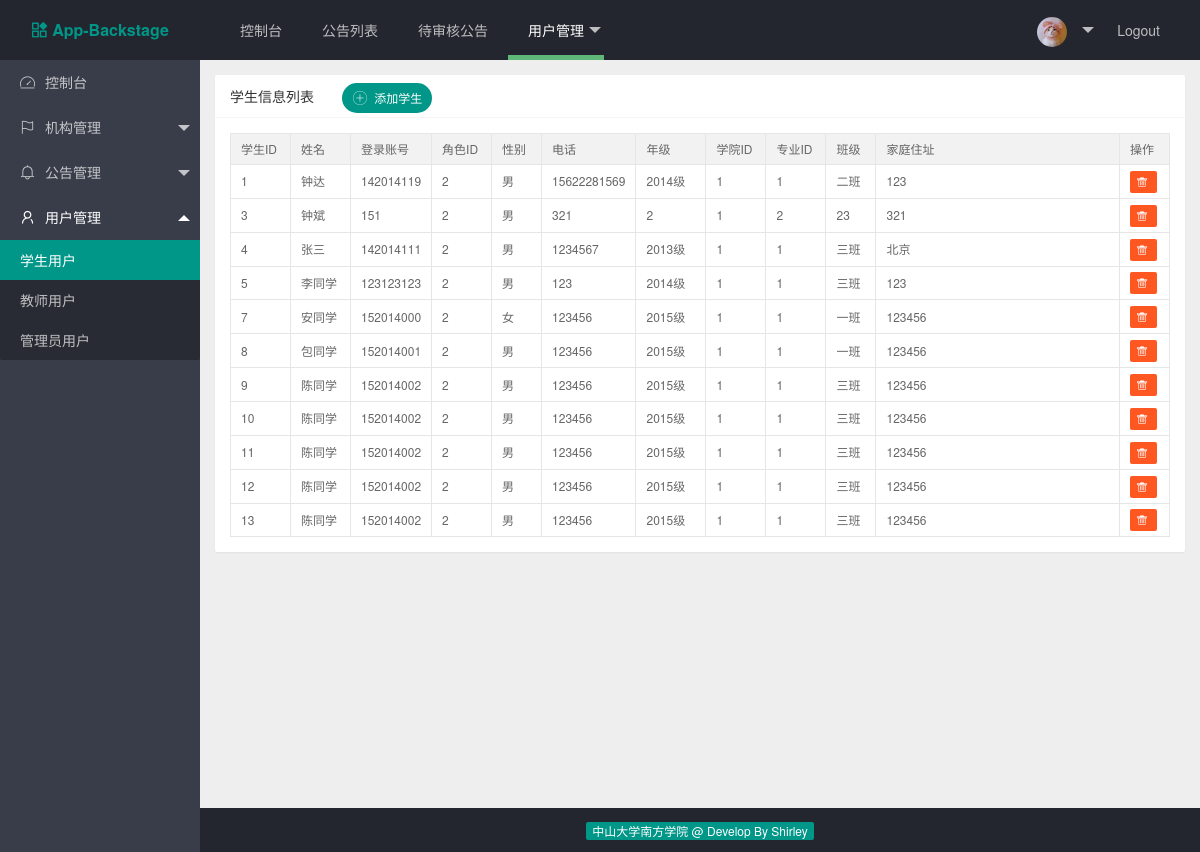
Page /index.php/web/user_mgt/student on the earlier database version.
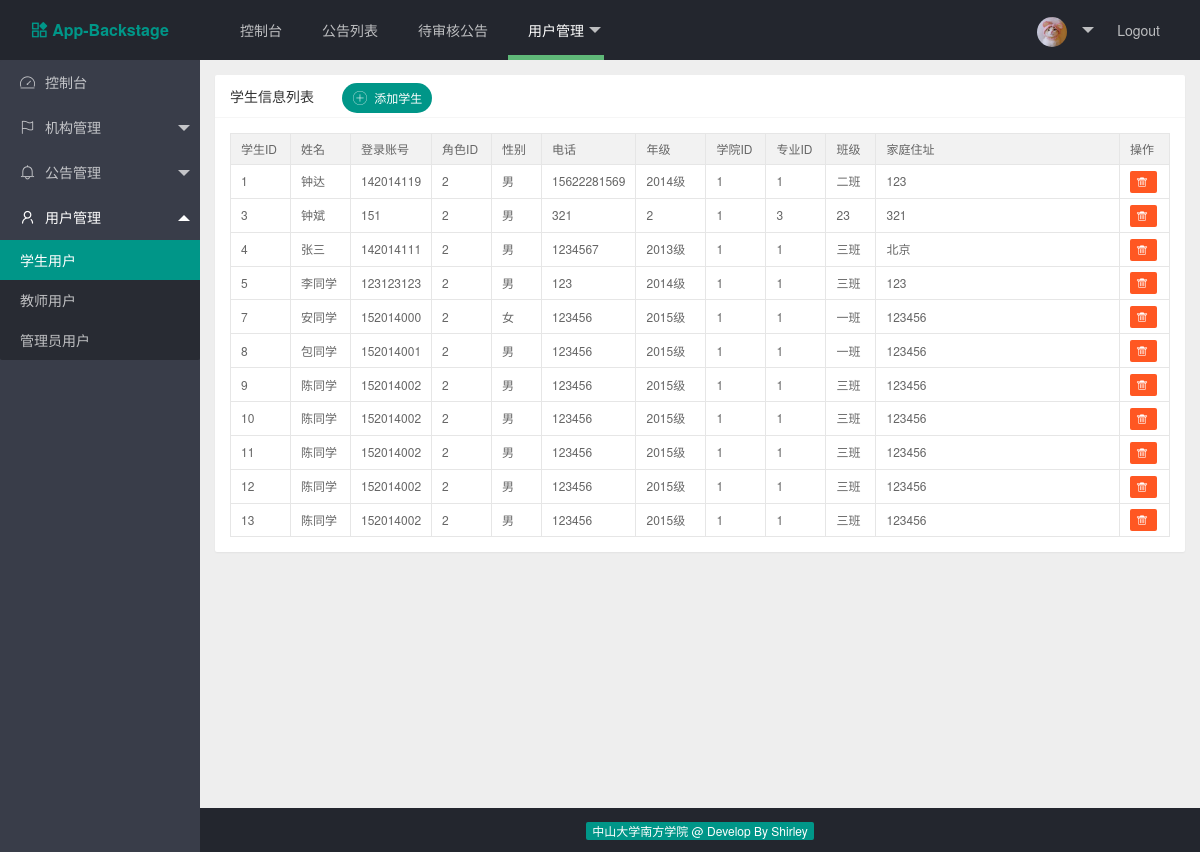
Same page on the later database version.
### tables this page shows
CREATE TABLE IF NOT EXISTS `stu_user_tb` (
  `stu_id` bigint(20) NOT NULL AUTO_INCREMENT COMMENT '学生用户ID',
  `role_id` int(11) NOT NULL DEFAULT '0' COMMENT '学生角色ID',
  `stu_account` varchar(50) NOT NULL DEFAULT '0' COMMENT '学号，为登录账号',
  `stu_password` varchar(50) NOT NULL DEFAULT '0' COMMENT '登录密码',
  `stu_name` varchar(50) NOT NULL DEFAULT '0' COMMENT '学生姓名',
  `stu_spell` varchar(50) NOT NULL DEFAULT '0' COMMENT '姓名拼音',
  `stu_sex` varchar(50) NOT NULL DEFAULT '0' COMMENT '学生性别',
  `stu_grade` varchar(50) NOT NULL DEFAULT '0' COMMENT '年级',
  `college_id` int(11) NOT NULL DEFAULT '0' COMMENT '学院Id',
  `major_id` int(11) NOT NULL DEFAULT '0' COMMENT '专业Id',
  `stu_class` varchar(50) NOT NULL DEFAULT '0' COMMENT '班级',
  `stu_phone` varchar(50) NOT NULL DEFAULT '0' COMMENT '电话',
  `stu_address` varchar(200) NOT NULL DEFAULT '0' COMMENT '家庭住址',
  PRIMARY KEY (`stu_id`)
);

### application/controllers/web/Student.php (called while the page is built, shortened)
<?php
class Student extends CI_Controller {
	public function view($page = 'student')
	{
		$data['college_option'] = $this->get_college_option();
		$data['major_option'] = $this->get_major_option();
		$data['student_list'] = $this->get_student();
		$this->load->view('common/header');
		$this->load->view('common/navbar');
		$this->load->view('common/sidebar');
		$this->load->view('student/student', $data);
		$this->load->view('common/footer');
	}
	public function get_college_option()
	{
		$this->load->model('web/college_model');
		$res = $this->college_model->get_college_option();
		return $res;
	}
	public function get_major_option()
	{
		$this->load->model('web/major_model');
		$res = $this->major_model->get_major_option();
		return $res;
	}
	public function get_student()
	{
		$this->load->model('web/student_model');
		$res = $this->student_model->get_student();
		return $res;
	}
}

### index.php (called while the page is built, shortened)
<?php
require_once BASEPATH.'core/CodeIgniter.php';

### application/models/web/Student_model.php (called while the page is built, shortened)
<?php
class Student_model extends CI_Model {
    public static $table_name = 'stu_user_tb';
    public function get_student()
    {
        $query_res = $this->db->get(self::$table_name);
        return $query_res->result_array();
    }
}

### application/views/student/student.php (the view, shortened to what this page needs)
<div class="layui-body layui-bg-gray" id="student">
    <div style="padding: 15px;" id="student">
        <div class="layui-card">
            <div class="layui-card-header">
                学生信息列表
                <button class="layui-btn layui-btn-radius layui-btn-sm" id="student_add_btn">
                    <i class="layui-icon">&#xe608;</i> 添加学生
                </button>
            </div>
            <div class="layui-card-body">
                <table class="layui-table" lay-size="sm">
                    <colgroup>
                        <col width="60">
                        <col width="60">
                        <col width="50">
                        <col width="60">
                        <col width="50">
                        <col width="70">
                        <col width="70">
                        <col width="60">
                        <col width="60">
                        <col width="50">
                        <col>
                        <col width="50">
                    </colgroup>
                    <thead>
                        <tr>
                            <th>学生ID</th>
                            <th>姓名</th>
                            <th>登录账号</th>
                            <th>角色ID</th>
                            <th>性别</th>
                            <th>电话</th>
                            <th>年级</th>
                            <th>学院ID</th>
                            <th>专业ID</th>
                            <th>班级</th>
                            <th>家庭住址</th>
                            <th>操作</th>
                        </tr>
                    </thead>
                    <tbody>
                        <?php foreach ($student_list as $student):?>
                            <tr>
                                <td><?php echo $student['stu_id'];?></td>
                                <td><?php echo $student['stu_name'];?></td>
                                <td><?php echo $student['stu_account'];?></td>
                                <td><?php echo $student['role_id'];?></td>
                                <td><?php echo $student['stu_sex'];?></td>
                                <td><?php echo $student['stu_phone'];?></td>
                                <td><?php echo $student['stu_grade'];?></td>
                                <td><?php echo $student['college_id'];?></td>
                                <td><?php echo $student['major_id'];?></td>
                                <td><?php echo $student['stu_class'];?></td>
                                <td><?php echo $student['stu_address'];?></td>
                                <td>
                                    <a href="<?php echo site_url('web/user_mgt/delete_student').'?stu_id='.$student['stu_id']; ?>" class="layui-btn layui-btn-danger layui-btn-xs">
                                        <i class="layui-icon">&#xe640;</i>
                                    </a>
                                </td>
                            </tr>
                        <?php endforeach;?>
                    </tbody>
                </table>
            </div>
        </div>
    </div>
</div>
<div id="addStudentMsgForm">
    <form class="layui-form" method="post" action="<?php echo site_url('web/user_mgt/add_student') ?>">
        <div class="layui-form-item">
            <label class="layui-form-label">学号</label>
            <div class="layui-input-block">
            </div>
        </div>
        <div class="layui-form-item">
            <label class="layui-form-label">密码</label>
            <div class="layui-input-block">
            </div>
        </div>
        <div class="layui-form-item">
            <label class="layui-form-label">姓名</label>
            <div class="layui-input-block">
            </div>
        </div>
        <div class="layui-form-item">
            <label class="layui-form-label">姓名拼音</label>
            <div class="layui-input-block">
            </div>
        </div>
        <div class="layui-form-item">
            <label class="layui-form-label">性别</label>
            <div class="layui-input-block">
            </div>
        </div>
        <div class="layui-form-item">
            <label class="layui-form-label">角色</label>
            <div class="layui-input-block">
            </div>
        </div>
        <div class="layui-form-item">
            <label class="layui-form-label">年级</label>
            <div class="layui-input-block">
            </div>
        </div>
        <div class="layui-form-item">
            <label class="layui-form-label">学院</label>
            <div class="layui-input-block">
            </div>
        </div>
        <div class="layui-form-item">
            <label class="layui-form-label">专业</label>
            <div class="layui-input-block">
            </div>
        </div>
        <div class="layui-form-item">
            <label class="layui-form-label">班级</label>
            <div class="layui-input-block">
            </div>
        </div>
        <div class="layui-form-item">
            <label class="layui-form-label">电话</label>
            <div class="layui-input-block">
            </div>
        </div>
        <div class="layui-form-item layui-form-text">
            <label class="layui-form-label">家庭住址</label>
            <div class="layui-input-block">
            </div>
        </div>
        <div class="layui-form-item">
            <div class="layui-input-block">
                <button class="layui-btn" lay-submit lay-filter="*">添加</button>
                <button type="reset" class="layui-btn layui-btn-primary">重置</button>
            </div>
        </div>
    </form>
</div>

### application/views/common/header.php (shortened to what this page needs)
<!DOCTYPE html>
<html>
<head>
    <link rel="stylesheet" type="text/css" media="screen" href="<?php echo base_url('public/layui/css/layui.css') ?>">
    <link rel="stylesheet" type="text/css" media="screen" href="<?php echo base_url('public/common/css/common.css') ?>">
</head>
<body class="layui-layout-body">
    <div class="layui-layout layui-layout-admin">

### application/views/common/navbar.php (shortened to what this page needs)
<div class="layui-header">
  <div class="layui-logo navber-title"><i class="layui-icon siderbar-icon">&#xe653;</i>App-Backstage</div>
  <ul class="layui-nav layui-layout-left">
    <li class="layui-nav-item <?php echo uri_string() === 'web/dashboard'? 'layui-this' : '' ?>">
      <a href="<?php echo site_url('web/dashboard') ?>">控制台</a>
    </li>
    <li class="layui-nav-item <?php echo uri_string() === 'web/nt_mgt/notice_list'? 'layui-this' : '' ?>">
      <a href="<?php echo site_url('web/nt_mgt/notice_list') ?>">公告列表</a>
    </li>
    <li class="layui-nav-item <?php echo uri_string() === 'web/nt_mgt/unreview_list'? 'layui-this' : '' ?>">
      <a href="<?php echo site_url('web/nt_mgt/unreview_list') ?>">待审核公告</a>
    </li>
    <li class="layui-nav-item <?php echo strpos(uri_string(),'user_mgt')  !== false ? 'layui-this' : '' ?>">
      <a href="javascript:;">用户管理</a>
    </li>
  </ul>
  <ul class="layui-nav layui-layout-right">
    <li class="layui-nav-item">
      <a href="javascript:;">
        <img src="<?php echo base_url('public/common/image/avatar.jpg') ?>" class="layui-nav-img">
      </a>
    </li>
    <li class="layui-nav-item"><a href="<?php echo site_url('web/logout') ?>">Logout</a></li>
  </ul>
</div>

### application/views/common/sidebar.php (shortened to what this page needs)
<div class="layui-side layui-bg-black">
    <div class="layui-side-scroll">
      <ul class="layui-nav layui-nav-tree"  lay-filter="test"  id="sidebar">
        <li class="layui-nav-item <?php echo uri_string() === 'web/dashboard'? 'layui-this' : '' ?>">
            <a href="<?php echo site_url('web/dashboard') ?>">
                <i class="layui-icon siderbar-icon">&#xe665;</i>控制台
            </a>
        </li>
        <li class="layui-nav-item <?php echo strpos(uri_string(),'org_mgt')  !== false ? 'layui-nav-itemed' : '' ?>">
            <a href="javascript:;"><i class="layui-icon siderbar-icon">&#xe66c;</i>机构管理</a>
        </li>
        <li class="layui-nav-item <?php echo strpos(uri_string(),'nt_mgt')  !== false ? 'layui-nav-itemed' : '' ?>">
            <a href="javascript:;"><i class="layui-icon siderbar-icon">&#xe667;</i>公告管理</a>
        </li>
        <li class="layui-nav-item <?php echo strpos(uri_string(),'user_mgt')  !== false ? 'layui-nav-itemed' : '' ?>">
            <a href="javascript:;"><i class="layui-icon siderbar-icon">&#xe66f;</i>用户管理</a>
            <dl class="layui-nav-child">
                <dd <?php echo strpos(uri_string(),'student')  !== false ? 'class="layui-this"' : '' ?> >
                    <a href="<?php echo site_url('web/user_mgt/student') ?>">学生用户</a>
                </dd>
                <dd <?php echo strpos(uri_string(),'teacher')  !== false ? 'class="layui-this"' : '' ?> >
                    <a href="<?php echo site_url('web/user_mgt/teacher') ?>">教师用户</a>
                </dd>
                <dd <?php echo strpos(uri_string(),'administrators')  !== false ? 'class="layui-this"' : '' ?> >
                    <a href="<?php echo site_url('web/user_mgt/administrators') ?>">管理员用户</a>
                </dd>
            </dl>
        </li>
      </ul>
    </div>
</div>

### application/views/common/footer.php (shortened to what this page needs)
    <div class="layui-footer" style="text-align: center; background-color: #23262E;">
        <span class="layui-badge layui-bg-green">中山大学南方学院 @ Develop By Shirley</span>
    </div>
</div>
</body>
</html>

### public/common/css/common.css (style rules this page uses)
.navber-title { font-size: 15px; font-weight: bold; }
.navber-title i { margin-right: 5px; }
#sidebar .siderbar-icon { font-size: 15px; margin-right: 10px; }
#student .layui-card-header button { margin-left: 2em; }
#addStudentMsgForm { width: 500px; margin: 2em auto; }

Differences in the rows shown:
changed stu_user_tb "钟斌": major "2" → "3"
